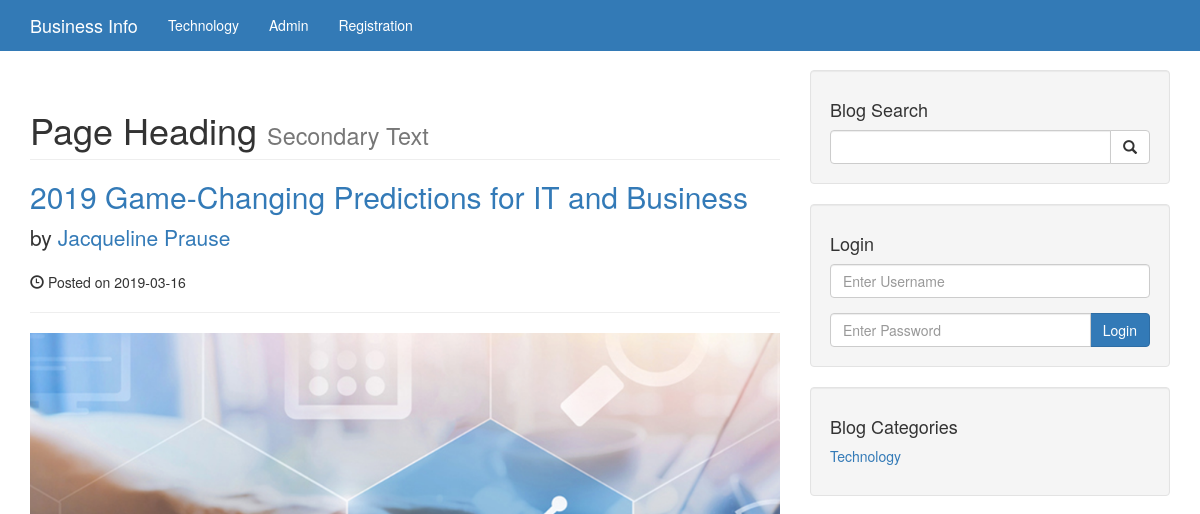
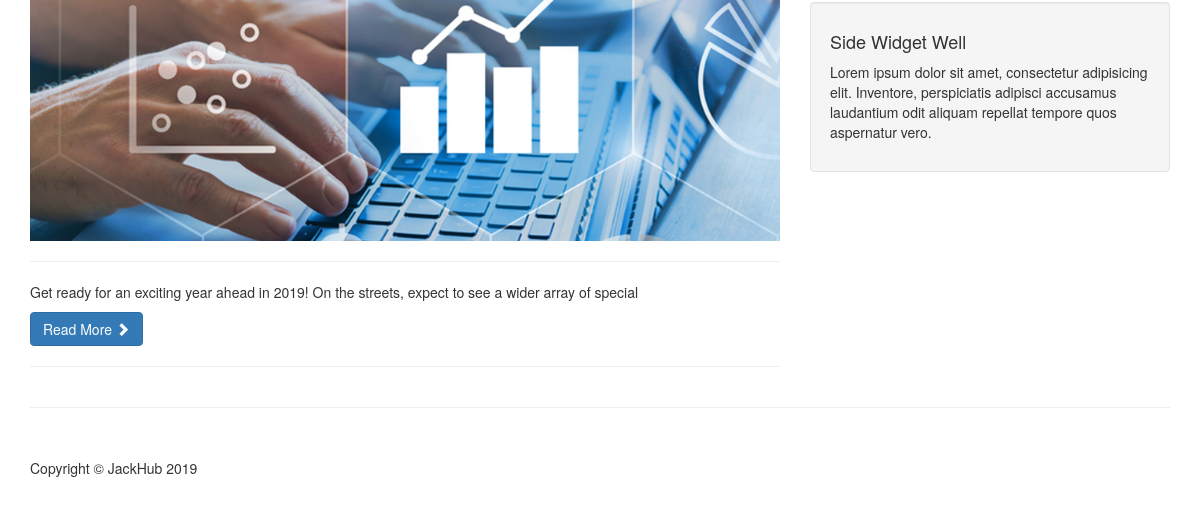
The page /category.php?category=16 on the database as committed earlier (2 pictures, top to bottom).
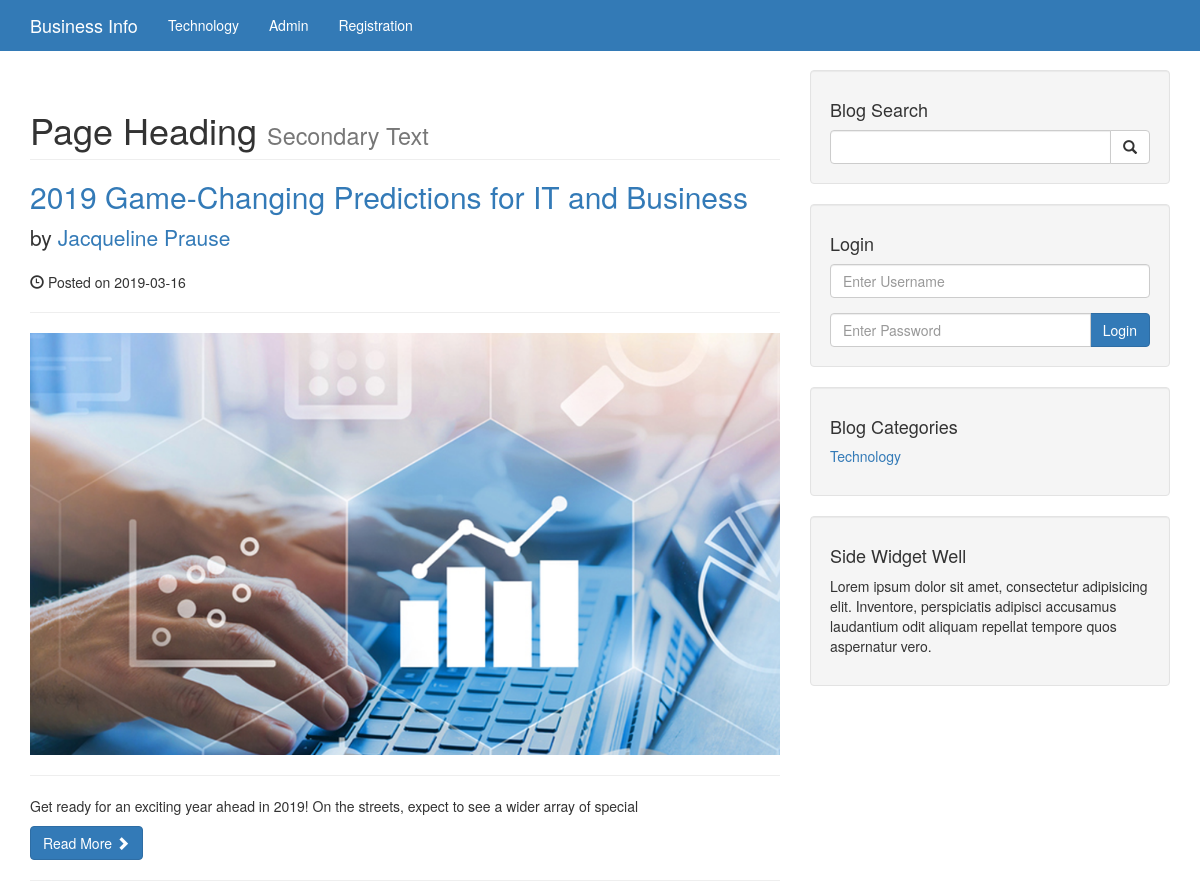
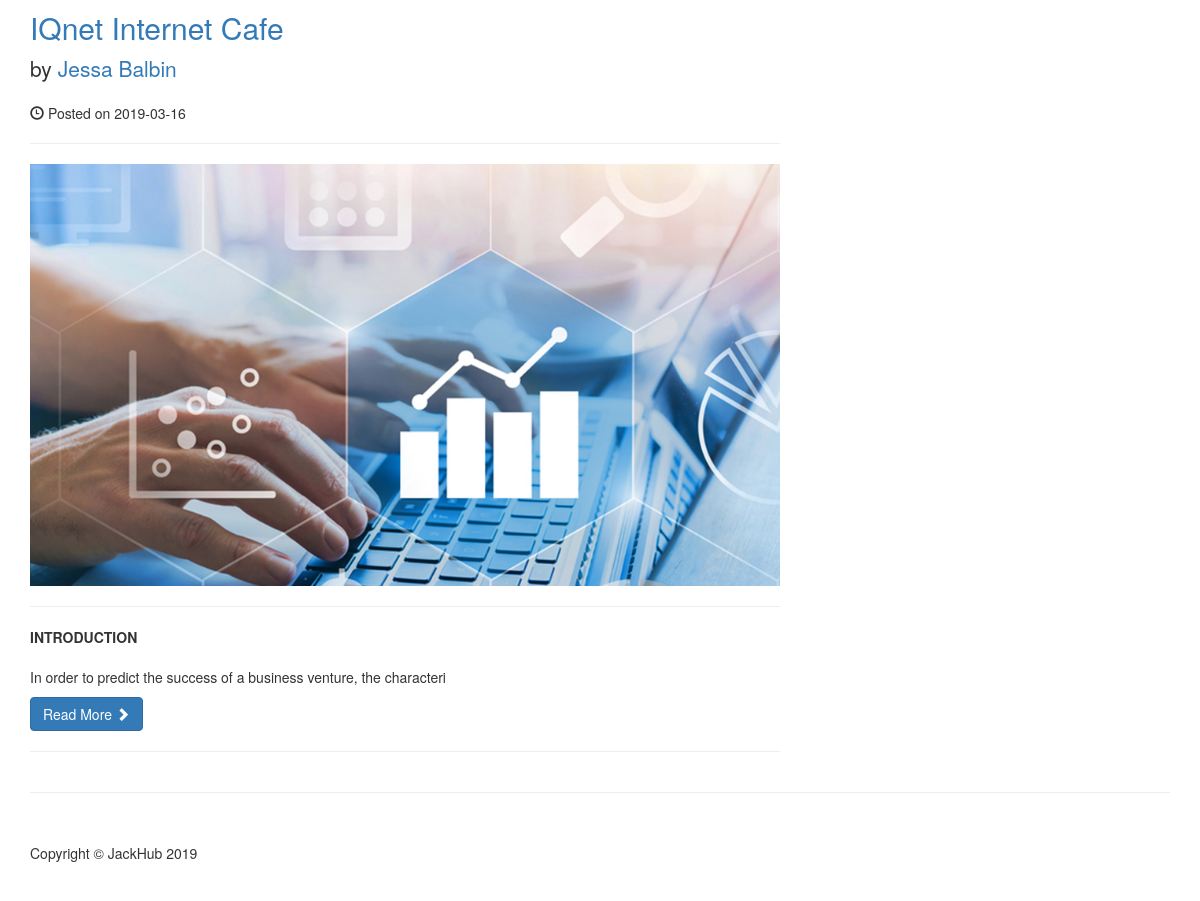
The same page on the database as committed later (2 pictures, top to bottom).
### tables this page shows
CREATE TABLE `categories` (
  `cat_id` int(3) NOT NULL,
  `cat_title` varchar(100) NOT NULL
);

CREATE TABLE `posts` (
  `post_id` int(3) NOT NULL,
  `post_category_id` int(3) NOT NULL,
  `post_title` varchar(255) NOT NULL,
  `post_author` varchar(255) NOT NULL,
  `post_date` date NOT NULL,
  `post_image` text NOT NULL,
  `post_content` text NOT NULL,
  `post_tags` varchar(255) NOT NULL,
  `post_comment_count` int(11) NOT NULL,
  `post_status` varchar(255) NOT NULL DEFAULT 'draft',
  `post_views_count` int(11) NOT NULL
);

### category.php (the view)
<?php include "includes/header.php"; ?>
<?php include "includes/navigation.php"; ?>
    <div class="container">
        <div class="row">
            <div class="col-md-8">
                <h1 class="page-header">
                    Page Heading
                    <small>Secondary Text</small>
                </h1>
                <?php
                    if(isset($_GET['category'])){
                        $post_category_id = $_GET['category'];
                    }
                    $query = "SELECT * FROM posts WHERE post_category_id = $post_category_id";
                    $select_all_posts = mysqli_query($connection, $query);
                    while($row = mysqli_fetch_assoc($select_all_posts)){
                        $post_id = $row['post_id'];
                        $post_title = $row['post_title'];
                        $post_author = $row['post_author'];
                        $post_date = $row['post_date'];
                        $post_image = $row['post_image'];
                        $post_content = substr($row['post_content'],0,100);
                ?>
                <h2>
                    <a href="post.php?p_id=<?php echo $post_id; ?>"><?php echo $post_title; ?></a>
                </h2>
                <p class="lead">
                    by <a href="index.php"><?php echo $post_author; ?></a>
                </p>
                <p><span class="glyphicon glyphicon-time"></span> Posted on <?php echo $post_date; ?></p>
                <hr>
                <img class="img-responsive" src="images/<?php echo $post_image; ?>" alt="">
                <hr>
                <p><?php echo $post_content; ?></p>
                <a class="btn btn-primary" href="#">Read More <span class="glyphicon glyphicon-chevron-right"></span></a>
                <hr>
                <?php
                    }
                ?>
            </div>
            <?php include "includes/sidebar.php"; ?>
        <hr>
        <?php include "includes/footer.php"; ?>

### includes/navigation.php (shortened to what this page needs)
<nav class="navbar navbar-fixed-top" role="navigation">
    <div class="container">
        <div class="navbar-header">
            <a class="navbar-brand" href="index.php">Business Info</a>
        </div>
        <div class="collapse navbar-collapse" id="bs-example-navbar-collapse-1">
            <ul class="nav navbar-nav">
                <?php
                    $query = "SELECT * FROM categories";
                    $select_all_categories = mysqli_query($connection, $query);
                    while($row = mysqli_fetch_assoc($select_all_categories)){
                        $cat_id = $row['cat_id'];
                        $cat_title = $row['cat_title'];
                        echo "<li><a href='category.php?category={$cat_id}'>$cat_title</a>";
                    }
                ?>
                <li><a href='admin/index.php'>Admin</a></li>
                <li><a href='registration.php'>Registration</a></li>
            </ul>
        </div>
    </div>
</nav>

### includes/sidebar.php
<div class="col-md-4">
<div class="well">
    <h4>Blog Search</h4>
    <form action="search.php" method="POST">
        <div class="input-group">
            <input type="text" name="search" class="form-control">
            <span class="input-group-btn">
                <button name="submit" type="submit" class="btn btn-default">
                    <span class="glyphicon glyphicon-search"></span>
                </button>
            </span>
        </div>
    </form>
</div>
<div class="well">
    <h4>Login</h4>
    <form action="includes/login.php" method="POST">
        <div class="form-group">
            <input type="text" name="username" class="form-control" placeholder="Enter Username">
        </div>
        <div class="input-group">
            <input type="password" name="user_password" class="form-control" placeholder="Enter Password">
            <span class="input-group-btn">
                <button type="submit" name="login" class="btn btn-primary">Login</button>
            </span>
        </div>
    </form>
</div>
<div class="well">
    <h4>Blog Categories</h4>
    <div class="row">
        <div class="col-lg-12">
            <ul class="list-unstyled">
                <?php
                    $query = "SELECT * FROM categories";
                    $select_categories_sidebar = mysqli_query($connection, $query);
                    while($row = mysqli_fetch_assoc($select_categories_sidebar)){
                        $cat_id = $row['cat_id'];
                        $cat_title = $row['cat_title'];
                        echo "<li><a href='category.php?category=$cat_id'>$cat_title</a>";
                    }
                ?>
            </ul>
        </div>
    </div>
</div>
<?php include "includes/widget.php"; ?>
</div>
</div>

Rows that differ between the two databases and show on the page:
added posts: post_title "IQnet Internet Cafe", post_author "Jessa Balbin", post_date "2019-03-16", post_image (picture), post_content "INTRODUCTION In order to predict the success of a business venture, the characteri"
